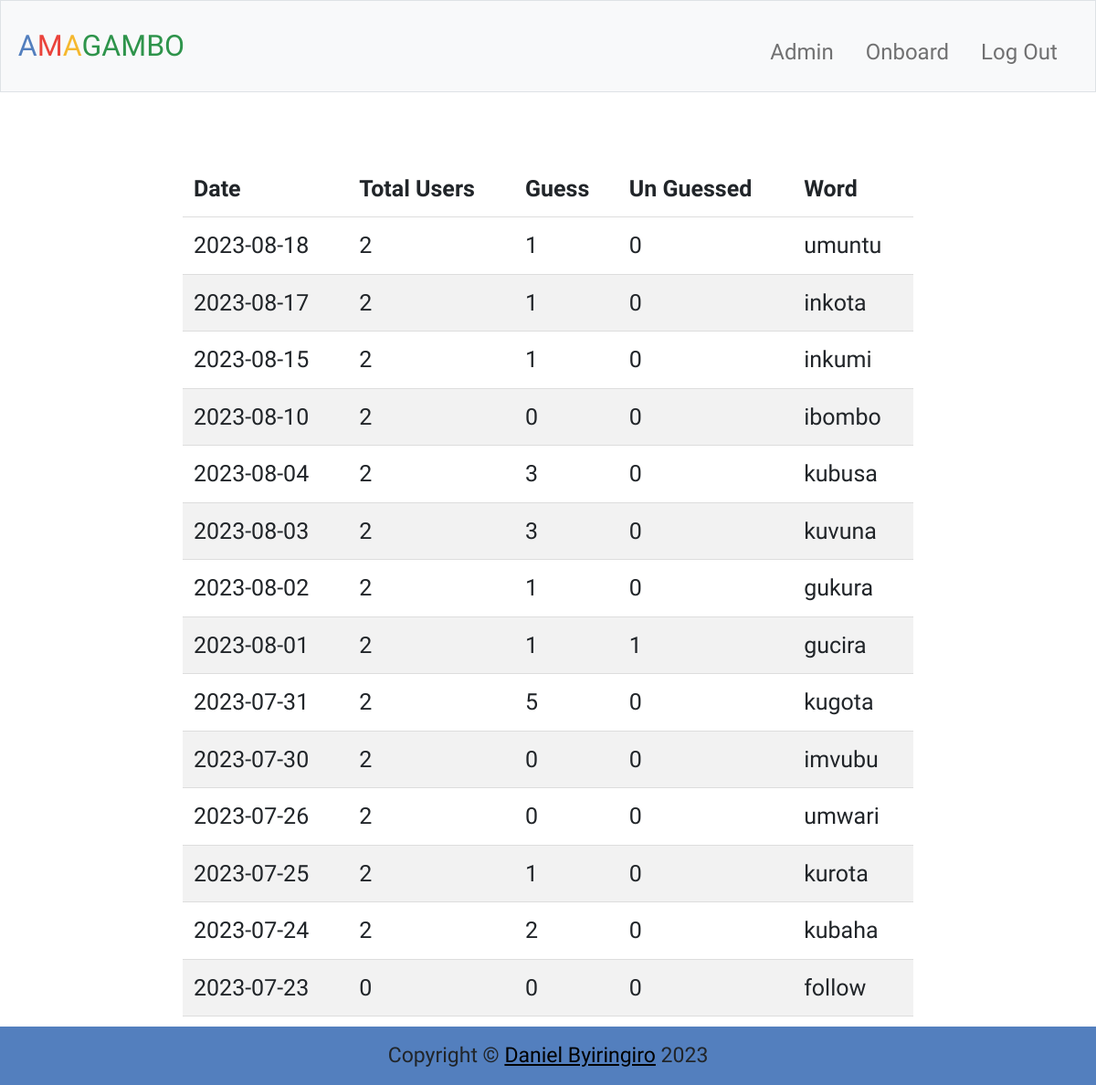
The page /admin (signed in) on the database its author committed.
### tables this page shows
CREATE TABLE wordforday (
    word TEXT PRIMARY KEY NOT NULL,
    bankid INTEGER NOT NULL, date timestamp default current_timestamp,
    FOREIGN KEY (bankid) REFERENCES wordbank(id)
);

### app.py (the view)
@app.route("/admin")
@login_required
@admin_required
def admin():
    details = admin_details()
    return render_template("admin.html", details = details)

### app.py (called while the page is built)
@app.after_request
def after_request(response):
    response.headers["Cache-Control"] = "no-cache, no-store, must-revalidate"
    response.headers["Expires"] = 0
    response.headers["Pragma"] = "no-cache"
    return response

### helper.py (called while the page is built)
def login_required(f):
    @wraps(f)
    def decorated_function(*args, **kwargs):
        if session.get("user_id") is None:
            return redirect("/login")
        return f(*args, **kwargs)
    return decorated_function

def admin_required(f):
    @wraps(f)
    def decorated_function(*args, **kwargs):
        if session.get("admin")  == False:
            return redirect("/")
        return f(*args, **kwargs)
    return decorated_function

def admin_details():
    dates = available_dates()
    details = []
    for date in dates:
        total_users = db.execute("select count(*) as num from user where created_at <= ?", date)[0]['num']
        unguessed = db.execute("select count(*) as num from play where isPlay = 'False' and date = ?", date)[0]['num']
        guessed = db.execute("select count(*) as num from play where isPlay = 'True' and date = ?", date)[0]['num']
        word = db.execute("select word from wordforday where date = ?", date)[0]['word']
        day_detail = {'date': date, 'total_users': total_users, 'guessed': guessed if not None else 0, 'unguessed': unguessed if not None else 0, 'word':word}
        details.append(day_detail)
    rev_details = []
    for i in reversed(details):
        rev_details.append(i)
    return rev_details

def day():
    today = datetime.today()
    date = today.strftime("%Y-%m-%d")
    return date

def available_dates():
    today = day()
    rows = db.execute("select date from wordforday where date != ? ", today)
    dates = [row["date"] for row in rows]
    return dates

### templates/admin.html (shortened to what this page needs)
{% extends "reglog.html" %}
{% block main %}
    <table>
        <thead>
            <th>Date</th>
            <th>Total Users</th>
            <th>Guess</th>
            <th>Un Guessed</th>
            <th>Word</th>
        </thead>
        <tbody>
            {% for record in details %}
                <tr>
                    <td>{{record['date']}}</td>
                    <td>{{record['total_users']}}</td>
                    <td>{{record['guessed']}}</td>
                    <td>{{record['unguessed']}}</td>
                    <td>{{record['word']}}</td>
                </tr>
            {% endfor %}
        </tbody>
    </table>
{% endblock %}

### static/styles.css (style rules this page uses)
html, body { height: 100%; margin: 0; padding: 0; font-family: 'Rancho',serif; font-size: 25px; }

### templates/admin.html (style rules this page uses)
table { border-collapse: collapse; width: 800px; margin-left: auto; margin-right: auto; }
th, td { padding: 12px; text-align: left; border-bottom: 1px solid #ddd; gap: 20px; }
tr:nth-child(even) { background-color: #f2f2f2; }
tr:last-child th { margin: 0; }

### rows shown on the page
wordforday: date "2023-08-18", word "umuntu"
wordforday: date "2023-08-17", word "inkota"
wordforday: date "2023-08-15", word "inkumi"
wordforday: date "2023-08-10", word "ibombo"
wordforday: date "2023-08-04", word "kubusa"
wordforday: date "2023-08-03", word "kuvuna"
wordforday: date "2023-08-02", word "gukura"
wordforday: date "2023-08-01", word "gucira"
wordforday: date "2023-07-31", word "kugota"
wordforday: date "2023-07-30", word "imvubu"
wordforday: date "2023-07-26", word "umwari"
wordforday: date "2023-07-25", word "kurota"
wordforday: date "2023-07-24", word "kubaha"
wordforday: date "2023-07-23", word "follow"

### other values the page prints
{{ record['total_users'] }} "2" "2" "2" "2" "2" "2" "2" "2" "2" "2" "2" "2" "2" "0"
{{ record['guessed'] }} "1" "1" "1" "0" "3" "3" "1" "1" "5" "0" "0" "1" "2" "0"
{{ record['unguessed'] }} "0" "0" "0" "0" "0" "0" "0" "1" "0" "0" "0" "0" "0" "0"
